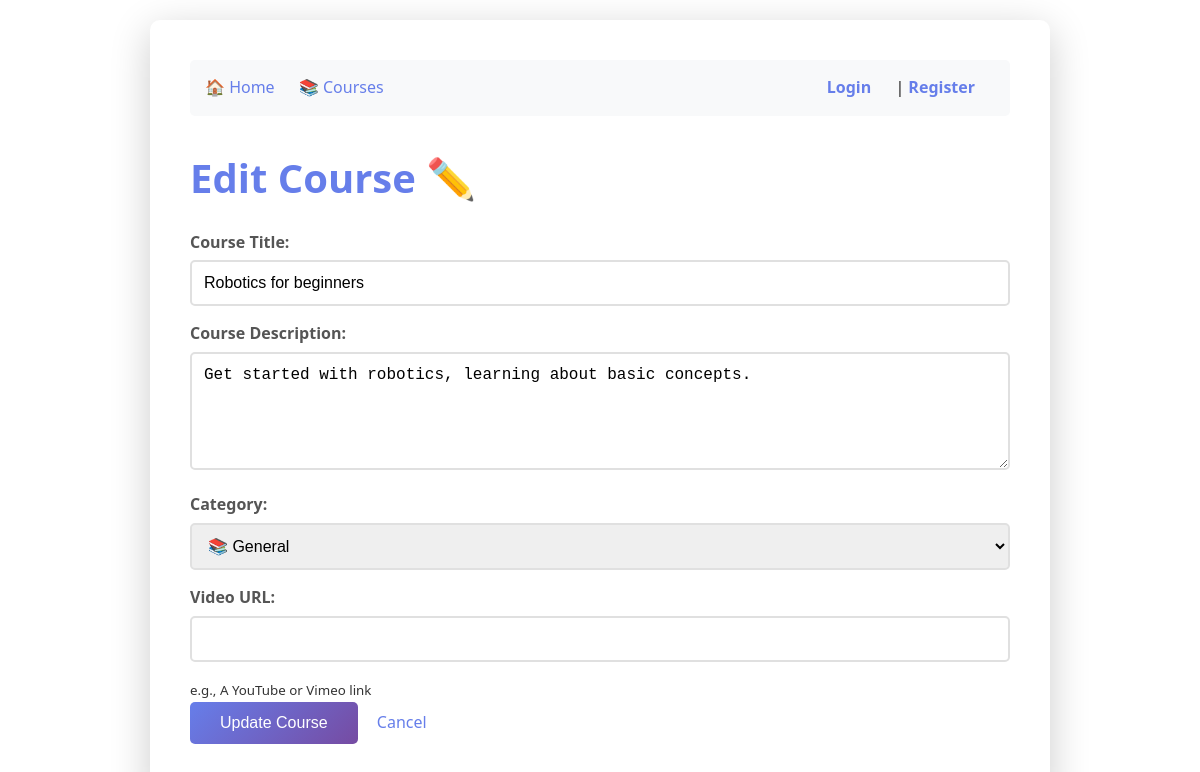
The app's page /edit-course/4 (signed in) with its own data.
### tables this page shows
CREATE TABLE courses (
                   id INTEGER PRIMARY KEY,
                   title TEXT NOT NULL,
                   description TEXT NOT NULL
               , video_url TEXT, category TEXT DEFAULT 'General');

### routes/courses.py (the view)
    @app.route('/edit-course/<int:course_id>')
    def edit_course(course_id):
        if not is_admin():
            return redirect('/login')
        conn = get_db_connection()
        course = conn.execute(
            'SELECT * FROM courses WHERE id = ?',
            (course_id,)
        ).fetchone()
        conn.close()
        return render_template('edit_course.html', course=course)

### helpers.py (called while the page is built)
def get_db_connection():
    conn = sqlite3.connect('lms.db')
    conn.row_factory = sqlite3.Row
    return conn

def is_admin():
    if 'username' not in session:
        return False
    conn = get_db_connection()
    user = conn.execute(
        'SELECT is_admin FROM users WHERE username = ?',
        (session['username'],)
    ).fetchone()
    conn.close()
    return user and user['is_admin'] == 1

### templates/edit_course.html (shortened to what this page needs)
{% extends "base.html" %}
{% block content %}
    <h1>Edit Course ✏️</h1>
    {% if course %}
    <form method="POST" action="/edit-course/{{ course.id }}">
        <div>
            <label>Course Title:</label>
            <input type="text" name="title" value="{{ course.title }}" required minlength="3">
        </div>
        <div>
            <label>Course Description:</label>
            <textarea name="description" required minlength="10" rows="5">{{ course.description }}</textarea>
        </div>
        <div>
            <label>Category:</label>
            <select name="category" required style="width: 100%; padding: 12px; border: 2px solid #e0e0e0; border-radius: 5px; font-size: 16px; margin-bottom: 15px;">
                <option value="General" {% if course.category == 'General' or not course.category %}selected{% endif %}>📚 General</option>
            </select>
        </div>
        <div>
            <label>Video URL:</label>
            <input type="text" name="video_url" value="{{ course.video_url or '' }}">
            <small>e.g., A YouTube or Vimeo link</small>
        </div>
        <button type="submit">Update Course</button>
        <a href="/course/{{ course.id }}" style="margin-left: 15px;">Cancel</a>
    </form>
    {% else %}
        <p>Course not found.</p>
    {% endif %}
{% endblock %}

### static/css/style.css (style rules this page uses)
* { margin: 0; padding: 0; box-sizing: border-box; }
body { font-family: 'Segoe UI', Tahoma, Geneva, Verdana, sans-serif; line-height: 1.6; color: #333; background-color: linear-gradient(135deg, #667eea 0%, #764ba2 100%); padding: 20px; }
h1 { color: #667eea; margin-bottom: 20px; font-size: 2.5rem; }
a { color: #667eea; text-decoration: none; transition: color 0.3s ease; }
form { margin: 20px 0; }
label { display: block; margin-bottom: 5px; font-weight: bold; color: #555; }
input[type="text"], input[type="password"], textarea { width: 100%; padding: 12px; border: 2px solid #e0e0e0; border-radius: 5px; font-size: 16px; transition: border-color 0.3s; margin-bottom: 15px; }
button[type="submit"], .btn { background: linear-gradient(135deg, #667eea 0%, #764ba2 100%); color: white; padding: 12px 30px; border: none; border-radius: 5px; font-size: 16px; cursor: pointer; transition: transform 0.2s, box-shadow 0.2s; }

### records on screen
courses: title "Robotics for beginners", description "Get started with robotics, learning about basic concepts.", category "📚 General"
